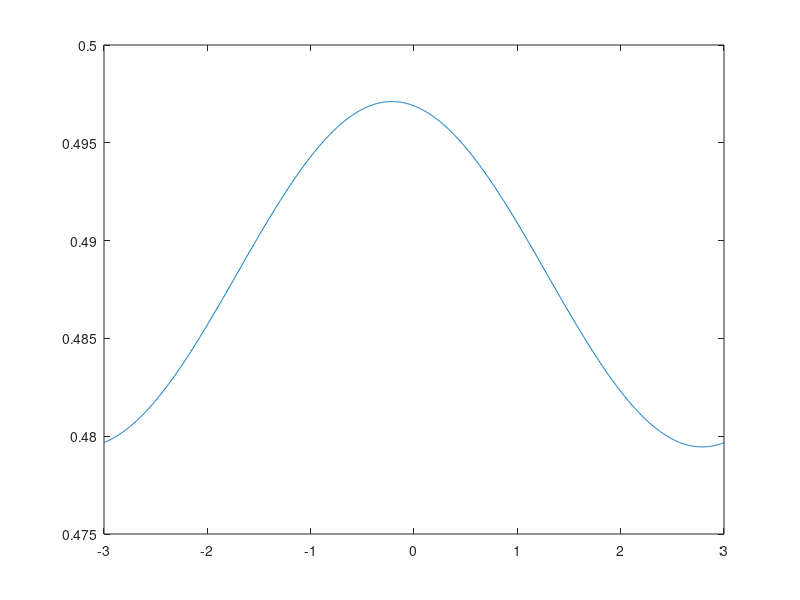

Write the MATLAB code that produced this figure.
% Paolella's application

T = 2^10;
dx = 0.002;
ell = -3;

t = - (T/2) : (T/2) - 1;      % -1 makes sure you have length T.
s = 2 * pi * t/T;             % ranges from - pi to pi.
s = s / dx;

phi = exp(-(s.^2)/2);

g = phi .* exp(-i * s * ell);
P = ifft(g);
pdf = P/dx;

f = abs(pdf); % taking absolute values
f = f(end:-1:1) % reversing the vector

x = linspace(ell, -ell, length(f))

true = normpdf(x); 
plot(x,f)